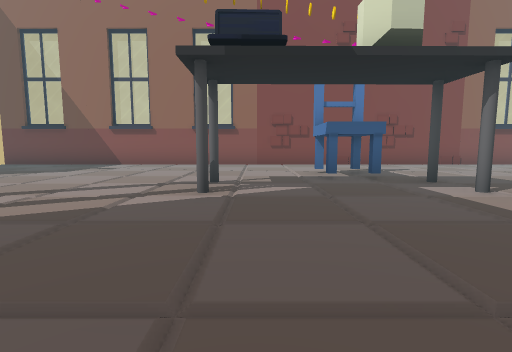
View 1 (above)

15 first-person views from a walk through a Unity game level. The camera is 1.2 m above the floor, tilts 6° down and sees 85° across. The floor is counted in squares, 2 m on a side. Each view is taken from the middle of a square. On the plan, view 1 faces up. The plan holds only what a view shows up to about 9 squares ahead; the rest is blank. The player is left out. Some animated figures are left out. Some surface patterns are stand-ins.

View 2
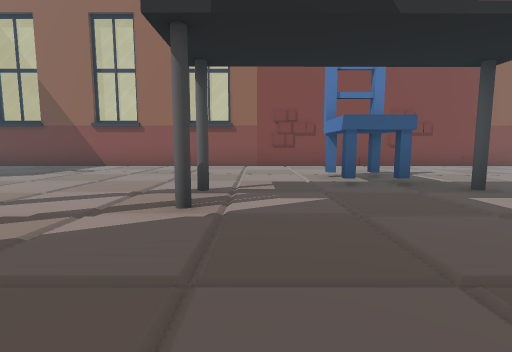

View 3
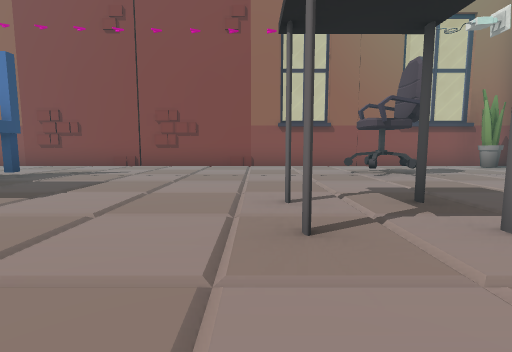

View 4
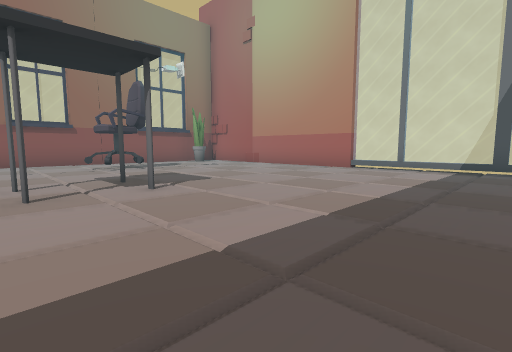

View 5
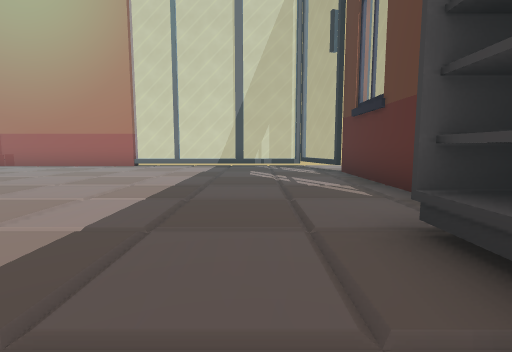

View 6
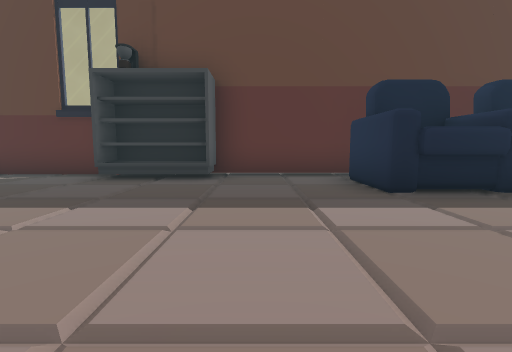

View 7
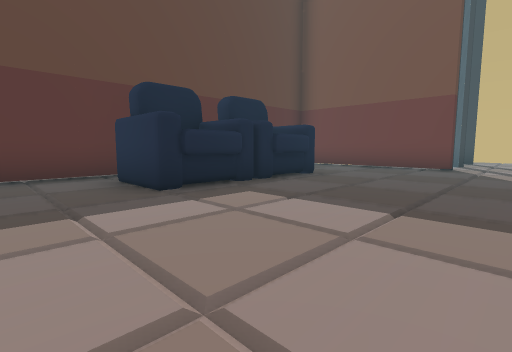

View 8
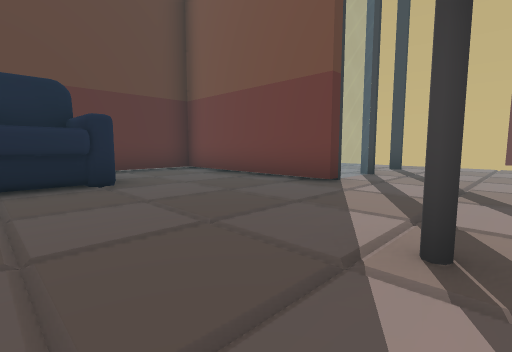

View 9
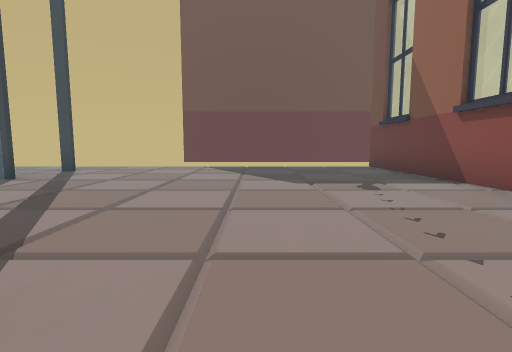

View 10
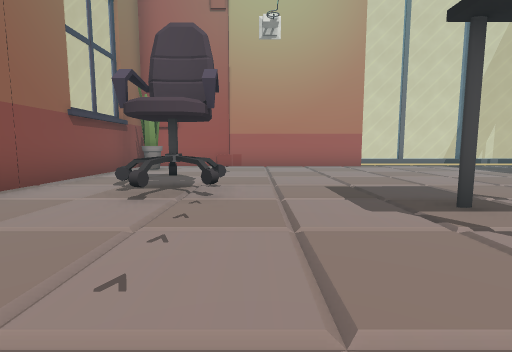

View 11
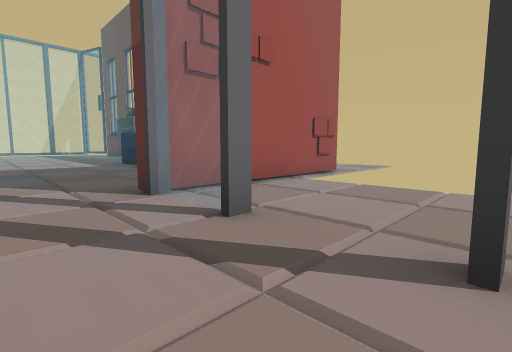

View 12
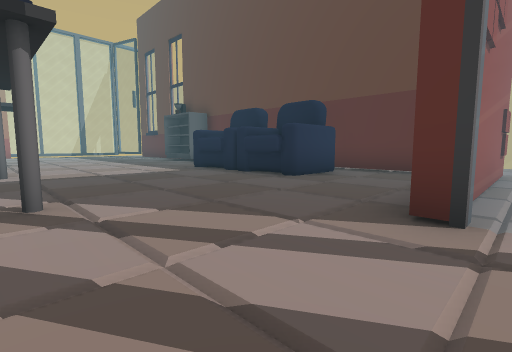

View 13
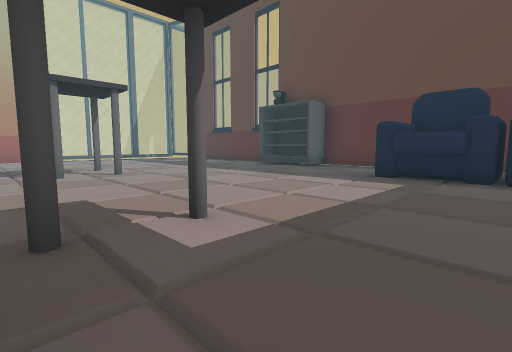

View 14
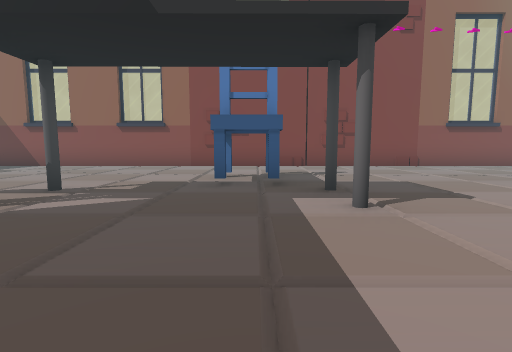

View 15
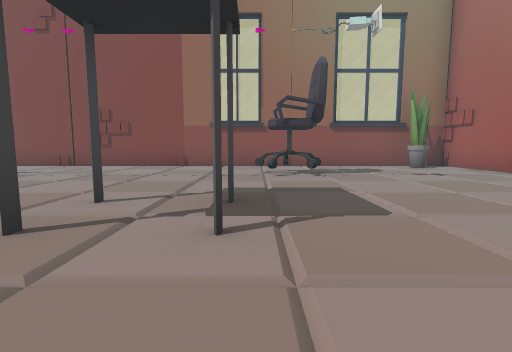

### Floor plan
Points are (right, up) in squares from view 1. A wall is a line through its corners. A room is listed if a view was taken in it or the views show most of it. See-through windows are left out.
Room 1 (views 1, 2, 3, 4, 5, 6, 7, 8, 9, 10, 11, 12, 13, 14, 15)
walls: (-5.2, 1.1) (-5.2, 1.6); (8.5, -3) (12.6, -3) (14.6, -2.4) (14.6, 9.4) (-8.5, 9.4); (-3.6, -3.3) (-3.6, 1.5) (-3.3, 1.5) (-3.3, -3) (6, -3); (-6.8, 1.6) (-6.8, 1.1); (-6.9, 1.1) (-6.9, 1.6)
objects: other object (0, -2) to (1, -1); other object (2, -1) to (3, -1); chair (2, 5) to (2, 6); other object (6, -3) to (8, -2); table (7, 4); table (9, 3); other object (9, 7) to (10, 8); plant (13, 9)

Positions as (right, up) in squares from view 1, and headings:
1: (0, 0), facing up
2: (0, 1), facing up
3: (7, 1), facing up
4: (7, -1), facing up-right
5: (6, -1), facing right
6: (5, 3), facing down
7: (5, 3), facing down-left
8: (1, 4), facing down-left
9: (0, 6), facing left
10: (6, 6), facing right
11: (-7, 3), facing down-right
12: (-4, 4), facing down-right
13: (1, 5), facing down-right
14: (2, 1), facing up
15: (9, 1), facing up
